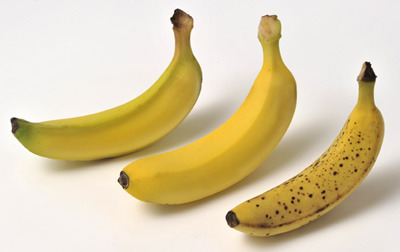
#> input picture images/banana3.jpg, 400 x 252 px, found by its file name
$ jupyter execute --allow-errors 3-3-ColorSpace_Transition.ipynb   (shell and % lines are left out)
#> lines starting #> are read from the running program, lines starting #| are printed output that depends on the picture; after the words box and inside, x2 and y2 are one past the last pixel; in counts of white or black regions, pixels touching at a corner belong together
<a href="https://colab.research.google.com/github/JSJeong-me/AI-Innovation-2024/blob/main/OpenCV/3-3-ColorSpace_Transition.ipynb" target="_parent"></a>

### OpenCV - Color spaces

### By Joo Soo Jeong / Ph.D

### email: jsjeong@hansung.ac.kr

###  Copyrights 2024

### Convert images to BGR RGB HSV LAB Gray

[cell 1]
from google.colab.patches import cv2_imshow
import cv2
import sys

[cell 2]
src = cv2.imread('./giraffe.jpg')

#> (a cell that did not finish here is left out)

#> (a cell that did not finish here is left out)

[cell 5]
# cv2.waitKey(0)
# cv2.destroyAllWindows()

255,255,0

[cell 6]
import numpy as np
import cv2

yellow = np.uint8([[[255,255,0 ]]])
hsv_yellow = cv2.cvtColor(yellow,cv2.COLOR_RGB2HSV)
print('yellow: {0}'.format(hsv_yellow))

[cell 7]
src = cv2.imread('banana1.jpg', cv2.IMREAD_UNCHANGED)

#> (a cell that did not finish here is left out)

[cell 9]
lower_yellow = np.array([30, 100, 100])
upper_yellow = np.array([95, 255, 255])

#> (a cell that did not finish here is left out)

#> (a cell that did not finish here is left out)

[cell 12]
# cv2.imshow('Result', result)
# cv2.waitKey(0)
# cv2.destroyAllWindows()

[cell 13]
import cv2
import numpy as np

[cell 14]
yellow = np.uint8([[[255,255,0 ]]])
hsv_yellow = cv2.cvtColor(yellow,cv2.COLOR_RGB2HSV)
print('yellow: {0}'.format(hsv_yellow))

[cell 15]
import cv2

src = cv2.imread('banana0.jpg')


# Convert BGR to HSV
#> (the rest of this cell did not finish here and is left out)

#> (a cell that did not finish here is left out)

#> (a cell that did not finish here is left out)

[cell 18]
import sys
import numpy as np
import cv2

# src = cv2.imread('banana00.jpg')
src = cv2.imread('banana3.jpg')
#> src is the input picture: shape (252, 400, 3); mean B, G, R 168.1, 203.9, 218.4
#src = cv2.imread('039.png', flags= cv2.IMREAD_UNCHANGED)
# src = cv2.imread('015.png', flags= cv2.IMREAD_COLOR)


if src is None:
    print('image load failed')
    sys.exit()

#src = cv2.resize(src, (0, 0), fx=0.3, fy=0.3)

# Convert BGR to HSV
hsv = cv2.cvtColor(src, cv2.COLOR_RGB2HSV)
#> hsv: shape (252, 400, 3); mean H, S, V 103.9, 67.5, 218.4
# define range of blue color in HSV
#lower_yellow = np.array([87, 197, 233])
#upper_yellow = np.array([107, 243, 257])
# https://aishack.in/tutorials/tracking-colored-objects-opencv/
# To achieve this thresholding, we'll be using the HSV colour space,
#  instead of the more common RGB colour space.
# In HSV, each "tint" of colour is assigned a particular number (the Hue).
# The "amount" of colour is assigned another number (the Saturation)
# and the brightness of the colour is assigned another number (the Intensity or Value).
# This gives us the advantage of having a single number (hue) for
# the yellow ball despite multiple shades of yellow (all the way from dark yellow to a bright yellow).
#  For more information you might want to read up Colour spaces
#  - Grayscale, RGB, HSV and Y'CrCb.
lower_yellow = np.array([20, 100, 100])
upper_yellow = np.array([100, 255, 255])
# the two cvScalars represent the lower and upper bound of values that are yellowish in colour.
#  (These bounds should work in almost all conditions.
# If they don't, try experimenting with the last two values).


mask = cv2.inRange(hsv, lower_yellow, upper_yellow)
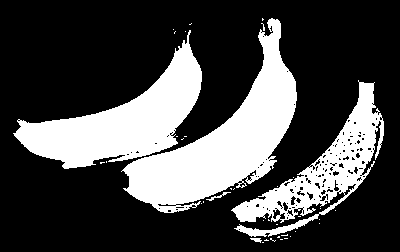
#> mask: shape (252, 400); 28.2% white; 39 white regions (34 under 20 px), largest, box (x1, y1, x2, y2) and area: (121, 18, 297, 213) 11959, (13, 30, 202, 169) 9697, (231, 80, 384, 237) 6607, (206, 192, 231, 201) 50, (250, 238, 262, 243) 35
result = cv2.bitwise_and(hsv, hsv, mask=mask)
#> result: shape (252, 400, 3); mean H, S, V 27.5, 51.5, 53.9

# cv2.imshow('Image', src)
# cv2.imshow('Result', result)
cv2_imshow(src)
cv2_imshow(result)
#cv2.imwrite('.\\039-hsv.png', result)
# cv2.waitKey(0)
# cv2.destroyAllWindows()

[cell 19]
# Image display using Matplotlib

[cell 20]
#!pip install matplotlib

[cell 21]
import matplotlib.pyplot as plt

plt.imshow(src)
plt.show()

[cell 22]
# Convert image RGB to BGR

[cell 23]
# BGR to RGB
src_rgb = cv2.cvtColor(src, cv2.COLOR_BGR2RGB)

[cell 24]
cv2.imshow('Image convert to RGB', src_rgb)
cv2.waitKey(0)
cv2.destroyAllWindows()

[cell 25]
plt.imshow(src_rgb)
plt.show()

[cell 26]
import cv2
import sys

src = cv2.imread('banana2.png')

#> (the rest of this cell did not finish here and is left out)

#> (a cell that did not finish here is left out)

LCD 화면을 자세히 살펴보면 이러한 데이터 저장 방식이 디스플레이의 형광체 레이아웃에 직접적으로 어떻게 영향을 받는지 알 수 있습니다.
색상 데이터가 인터리브되기 때문에 RGB 데이터를 포함하는 버퍼의 픽셀 값에 액세스하는 것은 약간 더 복잡합니다. 다음은 주어진 (x, y) 위치에서 RGB 픽셀의 개별 빨간색, 녹색 및 파란색 구성 요소를 나타내는 값을 검색하는 방법입니다.

[cell 28]
#pylint:disable=no-member

import cv2
import numpy as np

img = cv2.imread('antivirus.jpg')
# cv2.imshow('Park', img)
cv2_imshow(img)

#> (the rest of this cell did not finish here and is left out)

[cell 29]
# Color table 변환 방법

[cell 30]
import cv2
import numpy as np

green = np.uint8([[[0,255,0 ]]])
hsv_green = cv2.cvtColor(green,cv2.COLOR_BGR2HSV)
print('green: {0}'.format(hsv_green))

yellow = np.uint8([[[255,255,0 ]]])
hsv_yellow = cv2.cvtColor(yellow,cv2.COLOR_BGR2HSV)
print('yellow: {0}'.format(hsv_yellow))

251, 208, 22 - 42%
255, 213, 5 - 4%

[cell 31]
import numpy as np

low = np.array([251, 208, 5])
high = np.array([255, 213, 22])

[cell 32]
import cv2

src = cv2.imread('bicycle.png', cv2.IMREAD_UNCHANGED)
#> (the rest of this cell did not finish here and is left out)

[cell 33]
mask = cv2.inRange(src_rgb, low, high)
#> mask: shape (252, 400); every value is 0
#> (the rest of this cell did not finish here and is left out)


$ run again, with images/elephant2.png saved as images/banana3.jpg
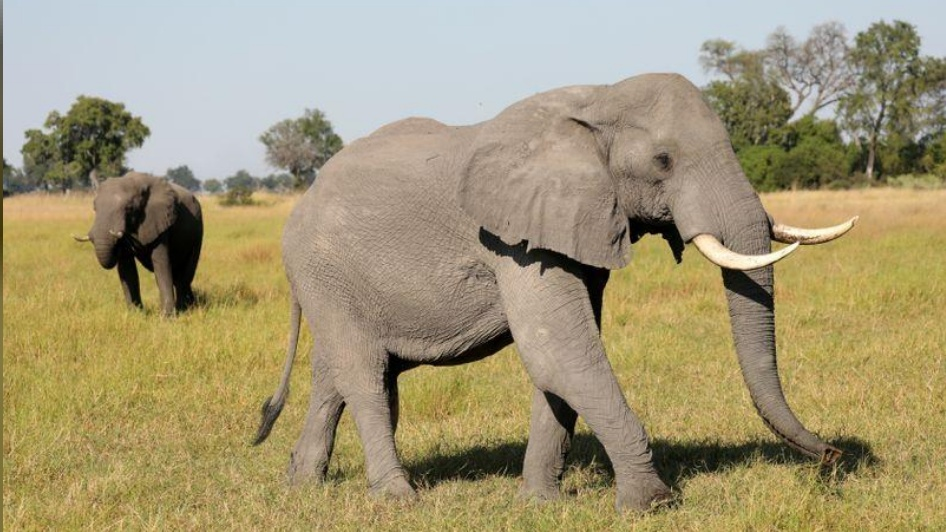
#> input picture images/elephant2.png, 946 x 532 px, found by its file name
#> src is the input picture: shape (532, 946, 3); mean B, G, R 118.8, 152.2, 163.6
#> hsv: shape (532, 946, 3); mean H, S, V 83.2, 84.9, 167.4
#> `mask = cv2.inRange(hsv, lower_yellow, upper_yellow)`:
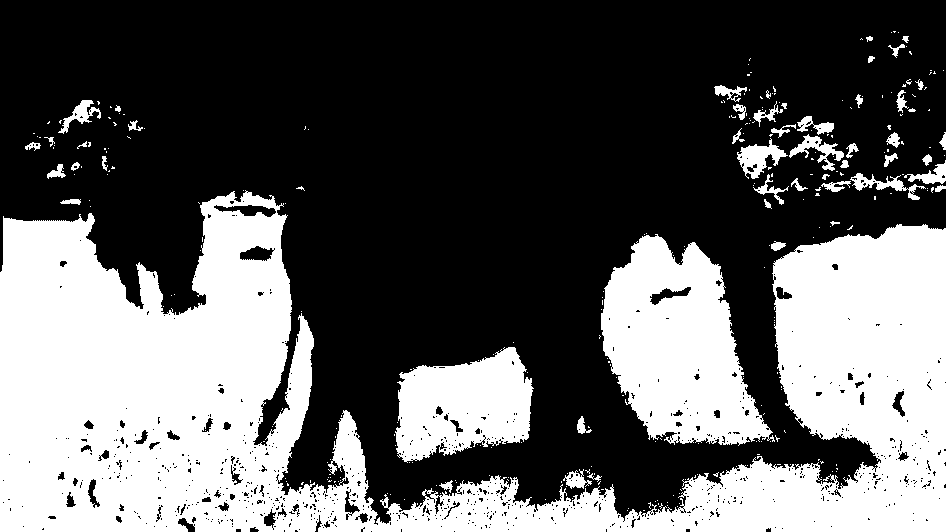
#> mask: shape (532, 946); 37.4% white; 291 white regions (240 under 20 px), largest, box (x1, y1, x2, y2) and area: (0, 190, 946, 532) 147017, (601, 234, 775, 446) 22647, (395, 347, 534, 463) 11099
#> result: shape (532, 946, 3); mean H, S, V 36.1, 48.6, 64.9
